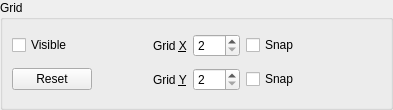
<?xml version="1.0" encoding="UTF-8"?>
<ui version="4.0">
 <class>qdesigner_internal::GridPanel</class>
 <widget class="QWidget" name="qdesigner_internal::GridPanel">
  <property name="windowTitle">
   <string>Form</string>
  </property>
  <property name="geometry">
   <rect>
    <x>0</x>
    <y>0</y>
    <width>393</width>
    <height>110</height>
   </rect>
  </property>
  <layout class="QVBoxLayout">
   <property name="leftMargin">
    <number>0</number>
   </property>
   <property name="topMargin">
    <number>0</number>
   </property>
   <property name="rightMargin">
    <number>0</number>
   </property>
   <property name="bottomMargin">
    <number>0</number>
   </property>
   <item>
    <widget class="QGroupBox" name="m_gridGroupBox">
     <property name="title">
      <string>Grid</string>
     </property>
     <layout class="QGridLayout">
      <item row="0" column="0">
       <widget class="QCheckBox" name="m_visibleCheckBox">
        <property name="text">
         <string>Visible</string>
        </property>
        <property name="sizePolicy">
         <sizepolicy hsizetype="MinimumExpanding" vsizetype="Fixed">
          <horstretch>0</horstretch>
          <verstretch>0</verstretch>
         </sizepolicy>
        </property>
       </widget>
      </item>
      <item row="0" column="1">
       <widget class="QLabel" name="label">
        <property name="text">
         <string>Grid &amp;X</string>
        </property>
        <property name="buddy">
         <cstring>m_deltaXSpinBox</cstring>
        </property>
       </widget>
      </item>
      <item row="0" column="2">
       <widget class="QSpinBox" name="m_deltaXSpinBox">
        <property name="minimum">
         <number>2</number>
        </property>
        <property name="maximum">
         <number>100</number>
        </property>
       </widget>
      </item>
      <item row="0" column="3">
       <widget class="QCheckBox" name="m_snapXCheckBox">
        <property name="text">
         <string>Snap</string>
        </property>
        <property name="sizePolicy">
         <sizepolicy hsizetype="MinimumExpanding" vsizetype="Fixed">
          <horstretch>0</horstretch>
          <verstretch>0</verstretch>
         </sizepolicy>
        </property>
       </widget>
      </item>
      <item row="1" column="0">
       <layout class="QHBoxLayout">
        <item>
         <widget class="QPushButton" name="m_resetButton">
          <property name="text">
           <string>Reset</string>
          </property>
         </widget>
        </item>
        <item>
         <spacer>
          <property name="sizeHint" stdset="0">
           <size>
            <width>20</width>
            <height>20</height>
           </size>
          </property>
          <property name="orientation">
           <enum>Qt::Horizontal</enum>
          </property>
         </spacer>
        </item>
       </layout>
      </item>
      <item row="1" column="1">
       <widget class="QLabel" name="label_2">
        <property name="text">
         <string>Grid &amp;Y</string>
        </property>
        <property name="buddy">
         <cstring>m_deltaYSpinBox</cstring>
        </property>
       </widget>
      </item>
      <item row="1" column="2">
       <widget class="QSpinBox" name="m_deltaYSpinBox">
        <property name="minimum">
         <number>2</number>
        </property>
        <property name="maximum">
         <number>100</number>
        </property>
       </widget>
      </item>
      <item row="1" column="3">
       <widget class="QCheckBox" name="m_snapYCheckBox">
        <property name="text">
         <string>Snap</string>
        </property>
        <property name="sizePolicy">
         <sizepolicy hsizetype="MinimumExpanding" vsizetype="Fixed">
          <horstretch>0</horstretch>
          <verstretch>0</verstretch>
         </sizepolicy>
        </property>
       </widget>
      </item>
     </layout>
    </widget>
   </item>
  </layout>
 </widget>
 <resources/>
 <connections/>
</ui>
